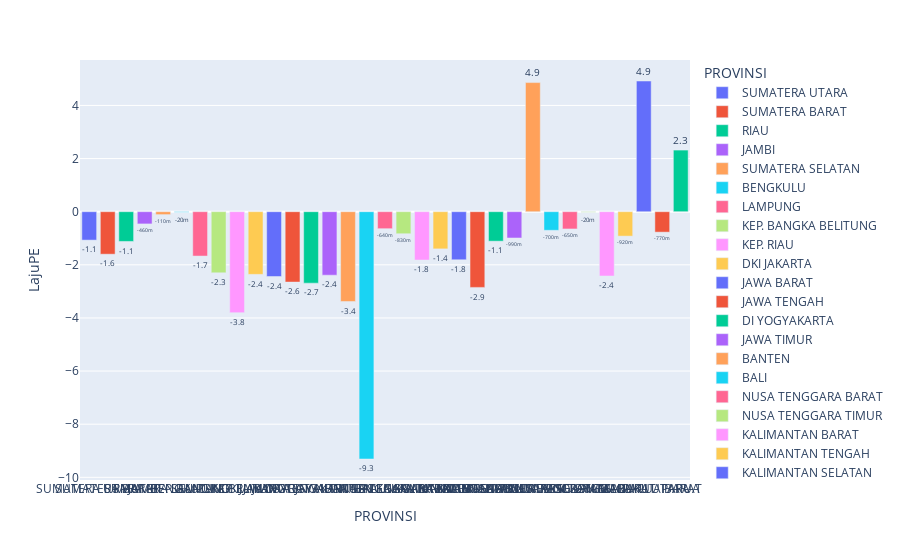

The cell this chart's notebook holds for it:
### Code cell
import plotly.graph_objects as go
import plotly.express as px
fig1 = px.bar(ekonom[1:34], y='LajuPE', x='PROVINSI', text='LajuPE', color='PROVINSI')
# Put bar total value above bars with 2 values of precision
fig1.update_traces(texttemplate='%{text:.2s}', textposition='outside')
# Set fontsize and uniformtext_mode='hide' says to hide the text if it won't fit
fig1.update_layout(uniformtext_minsize=8)
# Rotate labels 45 degrees
fig1.update_layout(xaxis_tickangle=0)
fig1

### Figure 1 — Plotly figure (JSON) as saved in the notebook; plotly's stock layout.template omitted (floating-point values rounded to 4 significant figures)
{"data": [{"alignmentgroup": "True", "hovertemplate": "PROVINSI=%{x}<br>LajuPE=%{text}<extra></extra>", "legendgroup": "SUMATERA UTARA", "marker": {"color": "#636efa", "pattern": {"shape": ""}}, "name": "SUMATERA UTARA", "offsetgroup": "SUMATERA UTARA", "orientation": "v", "showlegend": true, "text": [-1.07], "textposition": "outside", "texttemplate": "%{text:.2s}", "type": "bar", "x": ["SUMATERA UTARA"], "xaxis": "x", "y": [-1.07], "yaxis": "y"}, {"alignmentgroup": "True", "hovertemplate": "PROVINSI=%{x}<br>LajuPE=%{text}<extra></extra>", "legendgroup": "SUMATERA BARAT", "marker": {"color": "#EF553B", "pattern": {"shape": ""}}, "name": "SUMATERA BARAT", "offsetgroup": "SUMATERA BARAT", "orientation": "v", "showlegend": true, "text": [-1.6], "textposition": "outside", "texttemplate": "%{text:.2s}", "type": "bar", "x": ["SUMATERA BARAT"], "xaxis": "x", "y": [-1.6], "yaxis": "y"}, {"alignmentgroup": "True", "hovertemplate": "PROVINSI=%{x}<br>LajuPE=%{text}<extra></extra>", "legendgroup": "RIAU", "marker": {"color": "#00cc96", "pattern": {"shape": ""}}, "name": "RIAU", "offsetgroup": "RIAU", "orientation": "v", "showlegend": true, "text": [-1.12], "textposition": "outside", "texttemplate": "%{text:.2s}", "type": "bar", "x": ["RIAU"], "xaxis": "x", "y": [-1.12], "yaxis": "y"}, {"alignmentgroup": "True", "hovertemplate": "PROVINSI=%{x}<br>LajuPE=%{text}<extra></extra>", "legendgroup": "JAMBI", "marker": {"color": "#ab63fa", "pattern": {"shape": ""}}, "name": "JAMBI", "offsetgroup": "JAMBI", "orientation": "v", "showlegend": true, "text": [-0.46], "textposition": "outside", "texttemplate": "%{text:.2s}", "type": "bar", "x": ["JAMBI"], "xaxis": "x", "y": [-0.46], "yaxis": "y"}, {"alignmentgroup": "True", "hovertemplate": "PROVINSI=%{x}<br>LajuPE=%{text}<extra></extra>", "legendgroup": "SUMATERA SELATAN", "marker": {"color": "#FFA15A", "pattern": {"shape": ""}}, "name": "SUMATERA SELATAN", "offsetgroup": "SUMATERA SELATAN", "orientation": "v", "showlegend": true, "text": [-0.11], "textposition": "outside", "texttemplate": "%{text:.2s}", "type": "bar", "x": ["SUMATERA SELATAN"], "xaxis": "x", "y": [-0.11], "yaxis": "y"}, {"alignmentgroup": "True", "hovertemplate": "PROVINSI=%{x}<br>LajuPE=%{text}<extra></extra>", "legendgroup": "BENGKULU", "marker": {"color": "#19d3f3", "pattern": {"shape": ""}}, "name": "BENGKULU", "offsetgroup": "BENGKULU", "orientation": "v", "showlegend": true, "text": [-0.02], "textposition": "outside", "texttemplate": "%{text:.2s}", "type": "bar", "x": ["BENGKULU"], "xaxis": "x", "y": [-0.02], "yaxis": "y"}, {"alignmentgroup": "True", "hovertemplate": "PROVINSI=%{x}<br>LajuPE=%{text}<extra></extra>", "legendgroup": "LAMPUNG", "marker": {"color": "#FF6692", "pattern": {"shape": ""}}, "name": "LAMPUNG", "offsetgroup": "LAMPUNG", "orientation": "v", "showlegend": true, "text": [-1.67], "textposition": "outside", "texttemplate": "%{text:.2s}", "type": "bar", "x": ["LAMPUNG"], "xaxis": "x", "y": [-1.67], "yaxis": "y"}, {"alignmentgroup": "True", "hovertemplate": "PROVINSI=%{x}<br>LajuPE=%{text}<extra></extra>", "legendgroup": "KEP. BANGKA BELITUNG", "marker": {"color": "#B6E880", "pattern": {"shape": ""}}, "name": "KEP. BANGKA BELITUNG", "offsetgroup": "KEP. BANGKA BELITUNG", "orientation": "v", "showlegend": true, "text": [-2.3], "textposition": "outside", "texttemplate": "%{text:.2s}", "type": "bar", "x": ["KEP. BANGKA BELITUNG"], "xaxis": "x", "y": [-2.3], "yaxis": "y"}, {"alignmentgroup": "True", "hovertemplate": "PROVINSI=%{x}<br>LajuPE=%{text}<extra></extra>", "legendgroup": "KEP. RIAU", "marker": {"color": "#FF97FF", "pattern": {"shape": ""}}, "name": "KEP. RIAU", "offsetgroup": "KEP. RIAU", "orientation": "v", "showlegend": true, "text": [-3.8], "textposition": "outside", "texttemplate": "%{text:.2s}", "type": "bar", "x": ["KEP. RIAU"], "xaxis": "x", "y": [-3.8], "yaxis": "y"}, {"alignmentgroup": "True", "hovertemplate": "PROVINSI=%{x}<br>LajuPE=%{text}<extra></extra>", "legendgroup": "DKI JAKARTA", "marker": {"color": "#FECB52", "pattern": {"shape": ""}}, "name": "DKI JAKARTA", "offsetgroup": "DKI JAKARTA", "orientation": "v", "showlegend": true, "text": [-2.36], "textposition": "outside", "texttemplate": "%{text:.2s}", "type": "bar", "x": ["DKI JAKARTA"], "xaxis": "x", "y": [-2.36], "yaxis": "y"}, {"alignmentgroup": "True", "hovertemplate": "PROVINSI=%{x}<br>LajuPE=%{text}<extra></extra>", "legendgroup": "JAWA BARAT", "marker": {"color": "#636efa", "pattern": {"shape": ""}}, "name": "JAWA BARAT", "offsetgroup": "JAWA BARAT", "orientation": "v", "showlegend": true, "text": [-2.44], "textposition": "outside", "texttemplate": "%{text:.2s}", "type": "bar", "x": ["JAWA BARAT"], "xaxis": "x", "y": [-2.44], "yaxis": "y"}, {"alignmentgroup": "True", "hovertemplate": "PROVINSI=%{x}<br>LajuPE=%{text}<extra></extra>", "legendgroup": "JAWA TENGAH", "marker": {"color": "#EF553B", "pattern": {"shape": ""}}, "name": "JAWA TENGAH", "offsetgroup": "JAWA TENGAH", "orientation": "v", "showlegend": true, "text": [-2.65], "textposition": "outside", "texttemplate": "%{text:.2s}", "type": "bar", "x": ["JAWA TENGAH"], "xaxis": "x", "y": [-2.65], "yaxis": "y"}, {"alignmentgroup": "True", "hovertemplate": "PROVINSI=%{x}<br>LajuPE=%{text}<extra></extra>", "legendgroup": "DI YOGYAKARTA", "marker": {"color": "#00cc96", "pattern": {"shape": ""}}, "name": "DI YOGYAKARTA", "offsetgroup": "DI YOGYAKARTA", "orientation": "v", "showlegend": true, "text": [-2.69], "textposition": "outside", "texttemplate": "%{text:.2s}", "type": "bar", "x": ["DI YOGYAKARTA"], "xaxis": "x", "y": [-2.69], "yaxis": "y"}, {"alignmentgroup": "True", "hovertemplate": "PROVINSI=%{x}<br>LajuPE=%{text}<extra></extra>", "legendgroup": "JAWA TIMUR", "marker": {"color": "#ab63fa", "pattern": {"shape": ""}}, "name": "JAWA TIMUR", "offsetgroup": "JAWA TIMUR", "orientation": "v", "showlegend": true, "text": [-2.39], "textposition": "outside", "texttemplate": "%{text:.2s}", "type": "bar", "x": ["JAWA TIMUR"], "xaxis": "x", "y": [-2.39], "yaxis": "y"}, {"alignmentgroup": "True", "hovertemplate": "PROVINSI=%{x}<br>LajuPE=%{text}<extra></extra>", "legendgroup": "BANTEN", "marker": {"color": "#FFA15A", "pattern": {"shape": ""}}, "name": "BANTEN", "offsetgroup": "BANTEN", "orientation": "v", "showlegend": true, "text": [-3.38], "textposition": "outside", "texttemplate": "%{text:.2s}", "type": "bar", "x": ["BANTEN"], "xaxis": "x", "y": [-3.38], "yaxis": "y"}, {"alignmentgroup": "True", "hovertemplate": "PROVINSI=%{x}<br>LajuPE=%{text}<extra></extra>", "legendgroup": "BALI", "marker": {"color": "#19d3f3", "pattern": {"shape": ""}}, "name": "BALI", "offsetgroup": "BALI", "orientation": "v", "showlegend": true, "text": [-9.31], "textposition": "outside", "texttemplate": "%{text:.2s}", "type": "bar", "x": ["BALI"], "xaxis": "x", "y": [-9.31], "yaxis": "y"}, {"alignmentgroup": "True", "hovertemplate": "PROVINSI=%{x}<br>LajuPE=%{text}<extra></extra>", "legendgroup": "NUSA TENGGARA BARAT", "marker": {"color": "#FF6692", "pattern": {"shape": ""}}, "name": "NUSA TENGGARA BARAT", "offsetgroup": "NUSA TENGGARA BARAT", "orientation": "v", "showlegend": true, "text": [-0.64], "textposition": "outside", "texttemplate": "%{text:.2s}", "type": "bar", "x": ["NUSA TENGGARA BARAT"], "xaxis": "x", "y": [-0.64], "yaxis": "y"}, {"alignmentgroup": "True", "hovertemplate": "PROVINSI=%{x}<br>LajuPE=%{text}<extra></extra>", "legendgroup": "NUSA TENGGARA TIMUR", "marker": {"color": "#B6E880", "pattern": {"shape": ""}}, "name": "NUSA TENGGARA TIMUR", "offsetgroup": "NUSA TENGGARA TIMUR", "orientation": "v", "showlegend": true, "text": [-0.83], "textposition": "outside", "texttemplate": "%{text:.2s}", "type": "bar", "x": ["NUSA TENGGARA TIMUR"], "xaxis": "x", "y": [-0.83], "yaxis": "y"}, {"alignmentgroup": "True", "hovertemplate": "PROVINSI=%{x}<br>LajuPE=%{text}<extra></extra>", "legendgroup": "KALIMANTAN BARAT", "marker": {"color": "#FF97FF", "pattern": {"shape": ""}}, "name": "KALIMANTAN BARAT", "offsetgroup": "KALIMANTAN BARAT", "orientation": "v", "showlegend": true, "text": [-1.82], "textposition": "outside", "texttemplate": "%{text:.2s}", "type": "bar", "x": ["KALIMANTAN BARAT"], "xaxis": "x", "y": [-1.82], "yaxis": "y"}, {"alignmentgroup": "True", "hovertemplate": "PROVINSI=%{x}<br>LajuPE=%{text}<extra></extra>", "legendgroup": "KALIMANTAN TENGAH", "marker": {"color": "#FECB52", "pattern": {"shape": ""}}, "name": "KALIMANTAN TENGAH", "offsetgroup": "KALIMANTAN TENGAH", "orientation": "v", "showlegend": true, "text": [-1.4], "textposition": "outside", "texttemplate": "%{text:.2s}", "type": "bar", "x": ["KALIMANTAN TENGAH"], "xaxis": "x", "y": [-1.4], "yaxis": "y"}, {"alignmentgroup": "True", "hovertemplate": "PROVINSI=%{x}<br>LajuPE=%{text}<extra></extra>", "legendgroup": "KALIMANTAN SELATAN", "marker": {"color": "#636efa", "pattern": {"shape": ""}}, "name": "KALIMANTAN SELATAN", "offsetgroup": "KALIMANTAN SELATAN", "orientation": "v", "showlegend": true, "text": [-1.81], "textposition": "outside", "texttemplate": "%{text:.2s}", "type": "bar", "x": ["KALIMANTAN SELATAN"], "xaxis": "x", "y": [-1.81], "yaxis": "y"}, {"alignmentgroup": "True", "hovertemplate": "PROVINSI=%{x}<br>LajuPE=%{text}<extra></extra>", "legendgroup": "KALIMANTAN TIMUR", "marker": {"color": "#EF553B", "pattern": {"shape": ""}}, "name": "KALIMANTAN TIMUR", "offsetgroup": "KALIMANTAN TIMUR", "orientation": "v", "showlegend": true, "text": [-2.85], "textposition": "outside", "texttemplate": "%{text:.2s}", "type": "bar", "x": ["KALIMANTAN TIMUR"], "xaxis": "x", "y": [-2.85], "yaxis": "y"}, {"alignmentgroup": "True", "hovertemplate": "PROVINSI=%{x}<br>LajuPE=%{text}<extra></extra>", "legendgroup": "KALIMANTAN UTARA", "marker": {"color": "#00cc96", "pattern": {"shape": ""}}, "name": "KALIMANTAN UTARA", "offsetgroup": "KALIMANTAN UTARA", "orientation": "v", "showlegend": true, "text": [-1.11], "textposition": "outside", "texttemplate": "%{text:.2s}", "type": "bar", "x": ["KALIMANTAN UTARA"], "xaxis": "x", "y": [-1.11], "yaxis": "y"}, {"alignmentgroup": "True", "hovertemplate": "PROVINSI=%{x}<br>LajuPE=%{text}<extra></extra>", "legendgroup": "SULAWESI UTARA", "marker": {"color": "#ab63fa", "pattern": {"shape": ""}}, "name": "SULAWESI UTARA", "offsetgroup": "SULAWESI UTARA", "orientation": "v", "showlegend": true, "text": [-0.99], "textposition": "outside", "texttemplate": "%{text:.2s}", "type": "bar", "x": ["SULAWESI UTARA"], "xaxis": "x", "y": [-0.99], "yaxis": "y"}, {"alignmentgroup": "True", "hovertemplate": "PROVINSI=%{x}<br>LajuPE=%{text}<extra></extra>", "legendgroup": "SULAWESI TENGAH", "marker": {"color": "#FFA15A", "pattern": {"shape": ""}}, "name": "SULAWESI TENGAH", "offsetgroup": "SULAWESI TENGAH", "orientation": "v", "showlegend": true, "text": [4.86], "textposition": "outside", "texttemplate": "%{text:.2s}", "type": "bar", "x": ["SULAWESI TENGAH"], "xaxis": "x", "y": [4.86], "yaxis": "y"}, {"alignmentgroup": "True", "hovertemplate": "PROVINSI=%{x}<br>LajuPE=%{text}<extra></extra>", "legendgroup": "SULAWESI SELATAN", "marker": {"color": "#19d3f3", "pattern": {"shape": ""}}, "name": "SULAWESI SELATAN", "offsetgroup": "SULAWESI SELATAN", "orientation": "v", "showlegend": true, "text": [-0.7], "textposition": "outside", "texttemplate": "%{text:.2s}", "type": "bar", "x": ["SULAWESI SELATAN"], "xaxis": "x", "y": [-0.7], "yaxis": "y"}, {"alignmentgroup": "True", "hovertemplate": "PROVINSI=%{x}<br>LajuPE=%{text}<extra></extra>", "legendgroup": "SULAWESI TENGGARA", "marker": {"color": "#FF6692", "pattern": {"shape": ""}}, "name": "SULAWESI TENGGARA", "offsetgroup": "SULAWESI TENGGARA", "orientation": "v", "showlegend": true, "text": [-0.65], "textposition": "outside", "texttemplate": "%{text:.2s}", "type": "bar", "x": ["SULAWESI TENGGARA"], "xaxis": "x", "y": [-0.65], "yaxis": "y"}, {"alignmentgroup": "True", "hovertemplate": "PROVINSI=%{x}<br>LajuPE=%{text}<extra></extra>", "legendgroup": "GORONTALO", "marker": {"color": "#B6E880", "pattern": {"shape": ""}}, "name": "GORONTALO", "offsetgroup": "GORONTALO", "orientation": "v", "showlegend": true, "text": [-0.02], "textposition": "outside", "texttemplate": "%{text:.2s}", "type": "bar", "x": ["GORONTALO"], "xaxis": "x", "y": [-0.02], "yaxis": "y"}, {"alignmentgroup": "True", "hovertemplate": "PROVINSI=%{x}<br>LajuPE=%{text}<extra></extra>", "legendgroup": "SULAWESI BARAT", "marker": {"color": "#FF97FF", "pattern": {"shape": ""}}, "name": "SULAWESI BARAT", "offsetgroup": "SULAWESI BARAT", "orientation": "v", "showlegend": true, "text": [-2.42], "textposition": "outside", "texttemplate": "%{text:.2s}", "type": "bar", "x": ["SULAWESI BARAT"], "xaxis": "x", "y": [-2.42], "yaxis": "y"}, {"alignmentgroup": "True", "hovertemplate": "PROVINSI=%{x}<br>LajuPE=%{text}<extra></extra>", "legendgroup": "MALUKU", "marker": {"color": "#FECB52", "pattern": {"shape": ""}}, "name": "MALUKU", "offsetgroup": "MALUKU", "orientation": "v", "showlegend": true, "text": [-0.92], "textposition": "outside", "texttemplate": "%{text:.2s}", "type": "bar", "x": ["MALUKU"], "xaxis": "x", "y": [-0.92], "yaxis": "y"}, {"alignmentgroup": "True", "hovertemplate": "PROVINSI=%{x}<br>LajuPE=%{text}<extra></extra>", "legendgroup": "MALUKU UTARA", "marker": {"color": "#636efa", "pattern": {"shape": ""}}, "name": "MALUKU UTARA", "offsetgroup": "MALUKU UTARA", "orientation": "v", "showlegend": true, "text": [4.92], "textposition": "outside", "texttemplate": "%{text:.2s}", "type": "bar", "x": ["MALUKU UTARA"], "xaxis": "x", "y": [4.92], "yaxis": "y"}, {"alignmentgroup": "True", "hovertemplate": "PROVINSI=%{x}<br>LajuPE=%{text}<extra></extra>", "legendgroup": "PAPUA BARAT", "marker": {"color": "#EF553B", "pattern": {"shape": ""}}, "name": "PAPUA BARAT", "offsetgroup": "PAPUA BARAT", "orientation": "v", "showlegend": true, "text": [-0.77], "textposition": "outside", "texttemplate": "%{text:.2s}", "type": "bar", "x": ["PAPUA BARAT"], "xaxis": "x", "y": [-0.77], "yaxis": "y"}, {"alignmentgroup": "True", "hovertemplate": "PROVINSI=%{x}<br>LajuPE=%{text}<extra></extra>", "legendgroup": "PAPUA", "marker": {"color": "#00cc96", "pattern": {"shape": ""}}, "name": "PAPUA", "offsetgroup": "PAPUA", "orientation": "v", "showlegend": true, "text": [2.32], "textposition": "outside", "texttemplate": "%{text:.2s}", "type": "bar", "x": ["PAPUA"], "xaxis": "x", "y": [2.32], "yaxis": "y"}], "layout": {"barmode": "relative", "legend": {"title": {"text": "PROVINSI"}, "tracegroupgap": 0}, "margin": {"t": 60}, "uniformtext": {"minsize": 8}, "xaxis": {"anchor": "y", "categoryarray": ["SUMATERA UTARA", "SUMATERA BARAT", "RIAU", "JAMBI", "SUMATERA SELATAN", "BENGKULU", "LAMPUNG", "KEP. BANGKA BELITUNG", "KEP. RIAU", "DKI JAKARTA", "JAWA BARAT", "JAWA TENGAH", "DI YOGYAKARTA", "JAWA TIMUR", "BANTEN", "BALI", "NUSA TENGGARA BARAT", "NUSA TENGGARA TIMUR", "KALIMANTAN BARAT", "KALIMANTAN TENGAH", "KALIMANTAN SELATAN", "KALIMANTAN TIMUR", "KALIMANTAN UTARA", "SULAWESI UTARA", "SULAWESI TENGAH", "SULAWESI SELATAN", "SULAWESI TENGGARA", "GORONTALO", "SULAWESI BARAT", "MALUKU", "MALUKU UTARA", "PAPUA BARAT", "PAPUA"], "categoryorder": "array", "domain": [0, 1], "tickangle": 0, "title": {"text": "PROVINSI"}}, "yaxis": {"anchor": "x", "domain": [0, 1], "title": {"text": "LajuPE"}}}}
